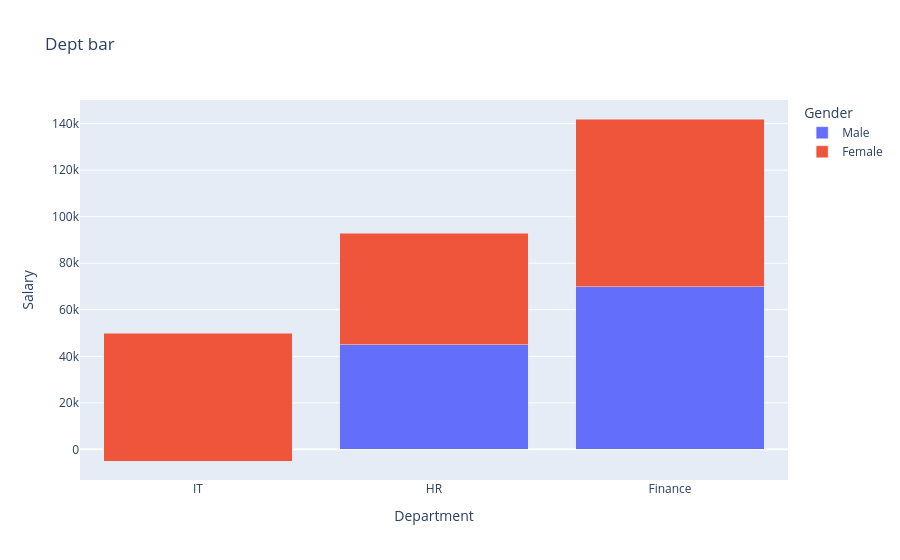

The notebook cell saved with this chart:
### Code cell
# Stack bar chart
data = {
"Department": ["IT","IT","HR","HR","Finance","Finance"],
"Gender": ["Male","Female","Male","Female","Male","Female"],
"Salary": [50000,-55000,45000,48000,70000,72000]
}
df = pd.DataFrame(data)
fig = px.bar(df,x = "Department",y = "Salary",barmode="stack",color="Gender",title="Dept bar")
fig.show()

### Figure 1 — Plotly figure (JSON) as saved in the notebook; plotly's stock layout.template omitted (floating-point values rounded to 4 significant figures)
{"data": [{"alignmentgroup": "True", "hovertemplate": "Gender=Male<br>Department=%{x}<br>Salary=%{y}<extra></extra>", "legendgroup": "Male", "marker": {"color": "#636efa", "pattern": {"shape": ""}}, "name": "Male", "offsetgroup": "Male", "orientation": "v", "showlegend": true, "textposition": "auto", "type": "bar", "x": ["IT", "HR", "Finance"], "xaxis": "x", "y": [50000, 45000, 70000], "yaxis": "y"}, {"alignmentgroup": "True", "hovertemplate": "Gender=Female<br>Department=%{x}<br>Salary=%{y}<extra></extra>", "legendgroup": "Female", "marker": {"color": "#EF553B", "pattern": {"shape": ""}}, "name": "Female", "offsetgroup": "Female", "orientation": "v", "showlegend": true, "textposition": "auto", "type": "bar", "x": ["IT", "HR", "Finance"], "xaxis": "x", "y": [-55000, 48000, 72000], "yaxis": "y"}], "layout": {"barmode": "stack", "legend": {"title": {"text": "Gender"}, "tracegroupgap": 0}, "title": {"text": "Dept bar"}, "xaxis": {"anchor": "y", "domain": [0, 1], "title": {"text": "Department"}}, "yaxis": {"anchor": "x", "domain": [0, 1], "title": {"text": "Salary"}}}}
